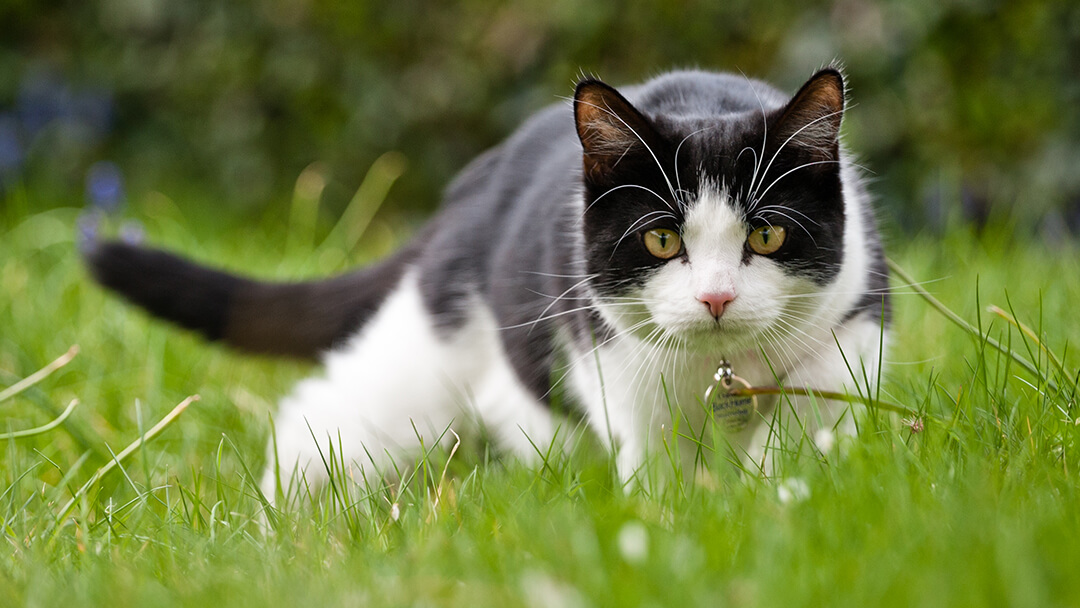
#> input picture Lab1/lab1.1/catEiei.jpg, 1080 x 608 px
$ jupyter execute Lab1_3.ipynb   (shell and % lines are left out)
#> lines starting #> are read from the running program, lines starting #| are printed output that depends on the picture
[cell 1]
import cv2
import numpy as np
import matplotlib.pyplot as plt
from mpl_toolkits.mplot3d import Axes3D
#Lab1.1 (1.1.3 for method)

#convertRGB to Gray
img_bgr = cv2.imread('catEiei.jpg')
#> img_bgr is the input picture: shape (608, 1080, 3); mean B, G, R 68, 123.7, 111.4
img_gray = cv2.cvtColor(img_bgr, cv2.COLOR_BGR2GRAY)
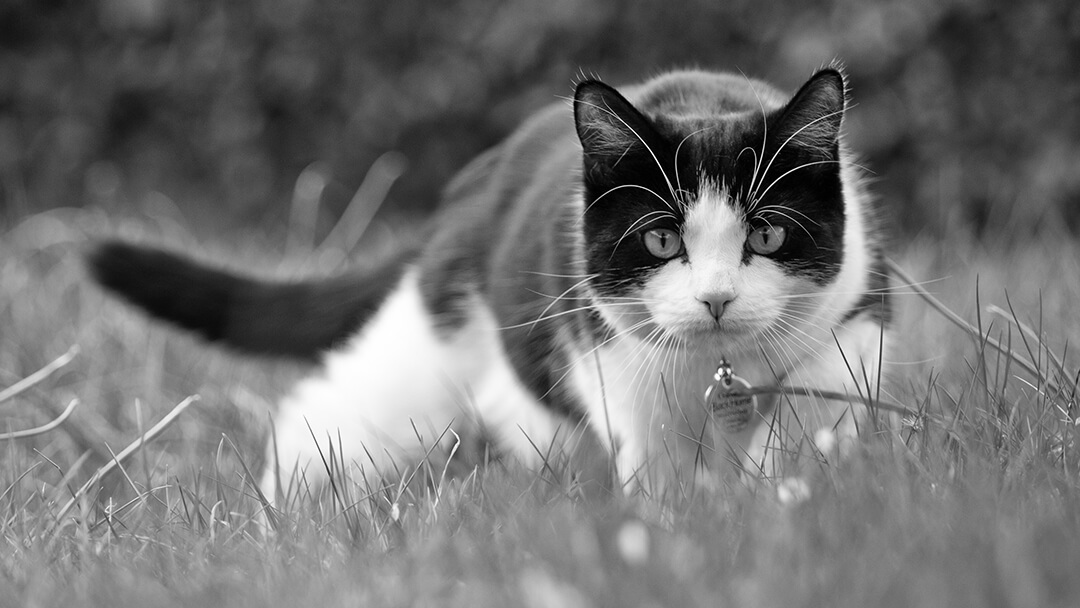
#> img_gray: shape (608, 1080); min 0, max 255, mean 113.7

quanImg = img_gray.copy()
for i in range(len(img_gray)):
    for j in range(len(img_gray[0])):
        quanImg[i][j] = np.floor((quanImg[i][j]/255)*((2**3)-1))
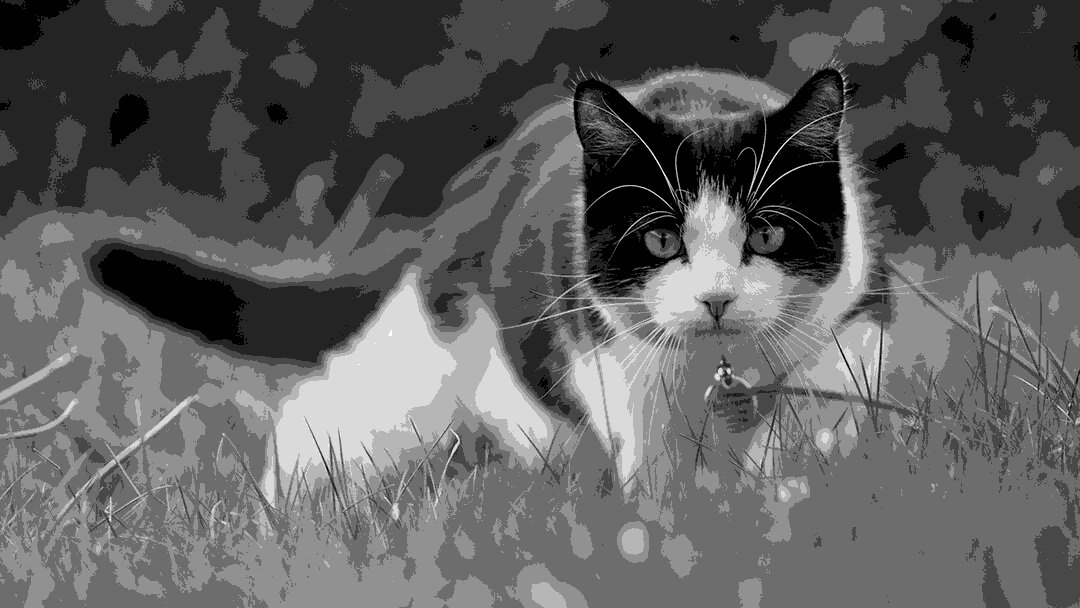
#> quanImg: shape (608, 1080); min 0, max 7, mean 2.62; drawn with min black and max white

fig, axes = plt.subplots(1, 2, figsize=(10, 5))
axes[0].imshow(img_gray, cmap='gray')
axes[1].imshow(quanImg, cmap ='gray')
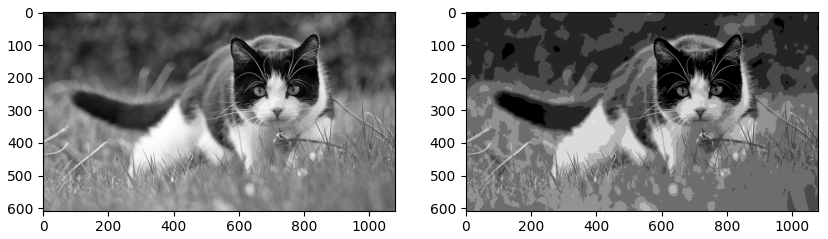
#> figure drawn by matplotlib, 2 panels

$ run again, with Lab1/lab1.1/bird.jpg copied over Lab1/lab1.1/catEiei.jpg
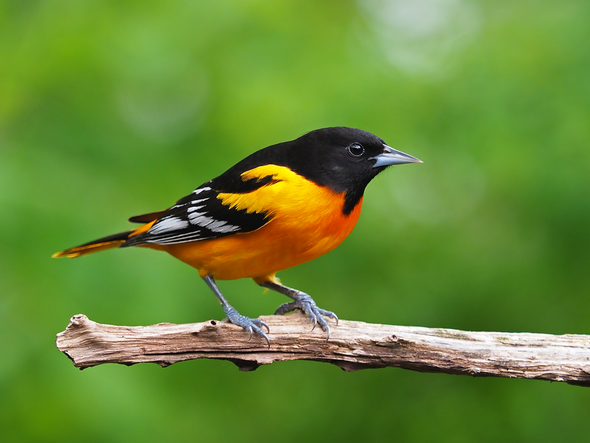
#> input picture Lab1/lab1.1/bird.jpg, 590 x 443 px
#> img_bgr is the input picture: shape (443, 590, 3); mean B, G, R 53, 137.3, 102.9
#> after the loop `for i in range(len(img_gray)):`:
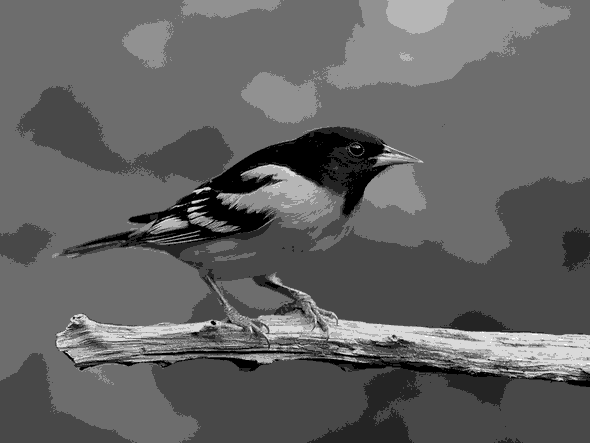
#> quanImg: shape (443, 590); min 0, max 7, mean 2.72; drawn with min black and max white
#> `[cell 1] import cv2 import numpy as np import matplotlib.pyplot as plt..`:
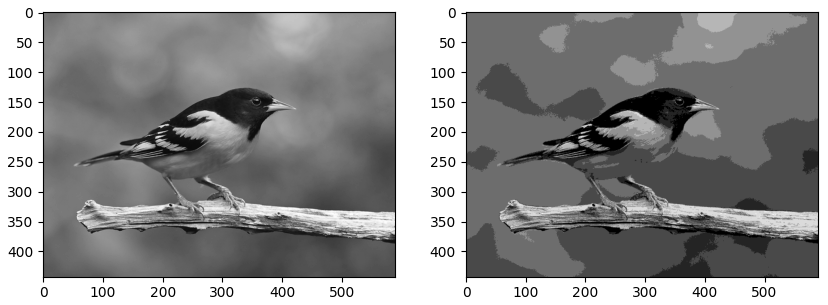
#> figure drawn by matplotlib, 2 panels

$ run again, with Lab1/lab1.1/cat.jpg copied over Lab1/lab1.1/catEiei.jpg
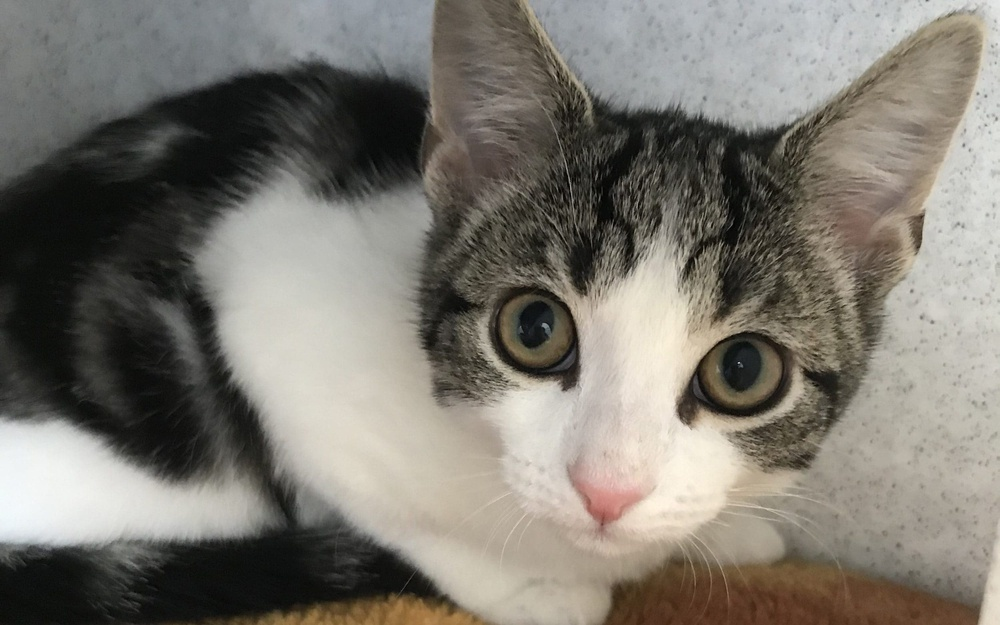
#> input picture Lab1/lab1.1/cat.jpg, 1000 x 625 px, shrunk from 2500 x 1563 before the run
#> img_bgr is the input picture: shape (625, 1000, 3); mean B, G, R 112.1, 120.2, 124.3
#> after the loop `for i in range(len(img_gray)):`:
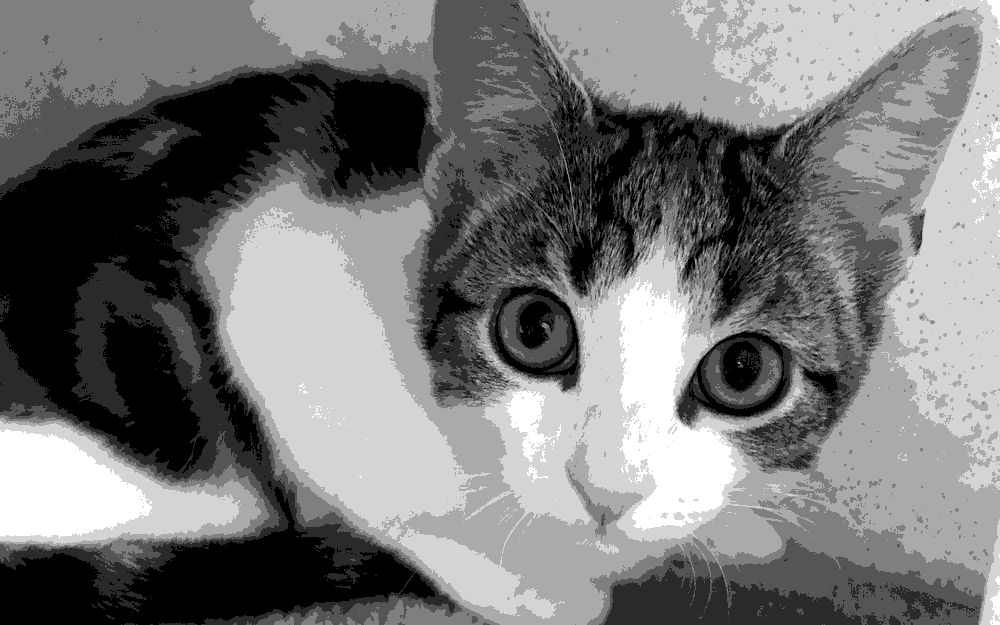
#> quanImg: shape (625, 1000); min 0, max 6, mean 2.81; drawn with min black and max white
#> `[cell 1] import cv2 import numpy as np import matplotlib.pyplot as plt..`:
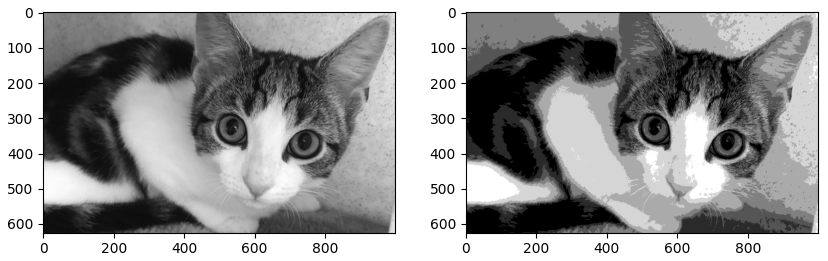
#> figure drawn by matplotlib, 2 panels
